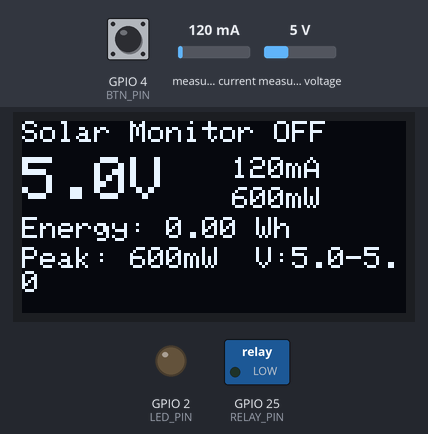
This sketch was run on a simulated ESP32. Shown: 128×64 one-colour display, switched loads named in the sketch (green lamp = pin HIGH), output pins drawn as LEDs (lit = HIGH). Inputs (shaded band) come from the test bench; at power-on: measured voltage 5 V, GPIO 4 (BTN_PIN) HIGH, measured current 120 mA. WiFi joins after 1.5 s; servers stay silent unless stated; storage starts empty; what the sketch prints to the serial monitor is not drawn.

Above: at 2.7 s.
2.8 s: measured voltage set to 11.2 V
At 4.1 s:
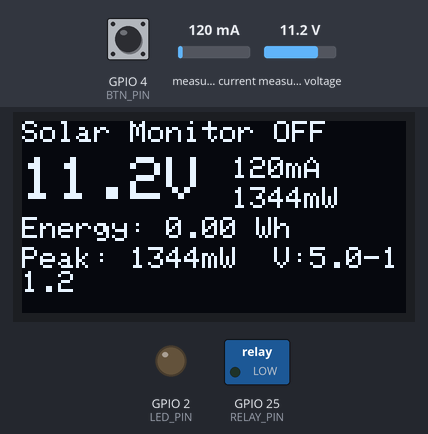
5.1 s: measured voltage set to 11.7 V
At 6.7 s:
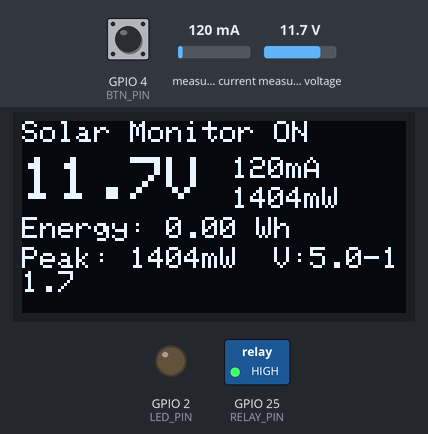
8.1 s: GPIO 4 (BTN_PIN) pulled LOW for 1 s
At 9.5 s:
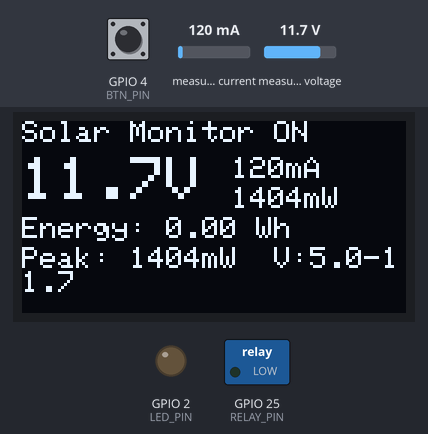
9.7 s: measured current set to 40 mA
At 11.3 s:
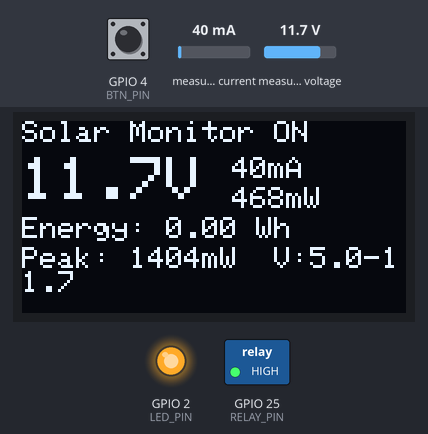
11.4 s: measured voltage set to 10.6 V
At 13.4 s:
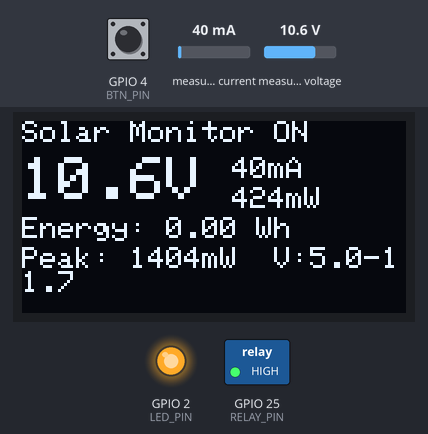
13.5 s: measured voltage set to 10.3 V
At 14.7 s:
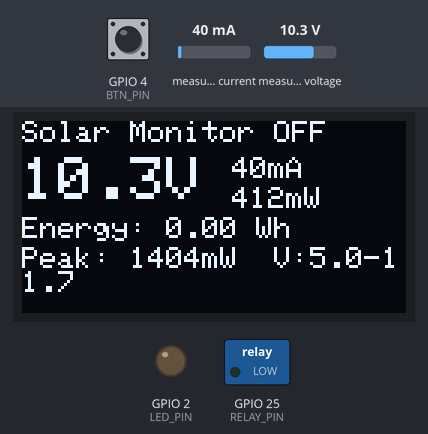
Timing chart, 0 to 16.5 s (numbered marks = the images above; inputs shaded):
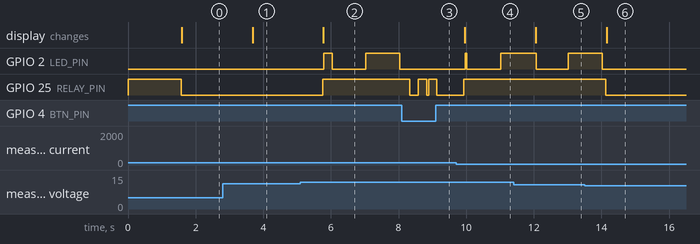

Measured:
- the behaviour switches between 11.5 and 11.6 V on measured voltage (found by bisection; images 1 and 2)
- the behaviour switches between 10.5 and 10.4 V on measured voltage (found by bisection; images 5 and 6)
- after the input at 2.8 s, the display: changes after 0.89 s (image 1)
- after the input at 5.1 s, GPIO 2 (LED_PIN): LOW → HIGH after 0.69 s, → LOW 0.25 s later, → HIGH 1.0 s later, → LOW 1.0 s later; GPIO 25 (RELAY_PIN): LOW → HIGH after 0.65 s; the display: changes after 0.68 s (image 2)
- after the input at 8.1 s, GPIO 2 (LED_PIN): stays LOW (without the input it goes to HIGH after 0.93 s); GPIO 25 (RELAY_PIN): goes LOW 0.25 s, HIGH 0.25 s, LOW 0.06 s, HIGH 0.24 s, then LOW, starting after 0.23 s
- after the input at 9.7 s, the display: changes after 0.26 s (image 4)
- after the input at 11.4 s, the display: changes after 0.65 s (image 5)
- after the input at 13.5 s, GPIO 2 (LED_PIN): goes on until 14.0 s, then stays LOW; GPIO 25 (RELAY_PIN): HIGH → LOW after 0.62 s; the display: changes after 0.66 s (image 6)

The sketch:

firmware.ino
```cpp
/*
 * ESP Solar Monitor - firmware.ino
 * Monitors solar panel output for ham radio field operations.
 * Reads voltage, current, and power via INA219 sensor.
 * Displays real-time data and logs to SD card.
 *
 * Hardware: ESP32 DevKit + INA219 + SSD1306 OLED + SD card
 * Wiring:  INA219/OLED SDA->GPIO21 SCL->GPIO22, SD CS->GPIO5
 */

#include <WiFi.h>
#include <WebServer.h>
#include <Wire.h>
#include <Adafruit_INA219.h>
#include <Adafruit_SSD1306.h>
#include <SD.h>
#include <SPI.h>

#define SCREEN_W 128
#define SCREEN_H  64
Adafruit_SSD1306 oled(SCREEN_W, SCREEN_H, &Wire, -1);
Adafruit_INA219 ina219;

static const char *WIFI_SSID = "YourNetwork";
static const char *WIFI_PASS = "YourPassword";

#define SD_CS      5
#define LED_PIN    2
#define RELAY_PIN 25   // Load disconnect relay
#define BTN_PIN    4

WebServer webServer(80);

// ---------- Data ----------
static float voltage = 0;
static float current_mA = 0;
static float power_mW = 0;
static float energyWh = 0;       // Accumulated energy
static float peakPower = 0;
static float minVoltage = 99;
static float maxVoltage = 0;
static bool loadEnabled = true;
static bool sdReady = false;

// History for graphing (1-minute averages, 1 hour)
#define HISTORY_SIZE 60
static float voltHistory[HISTORY_SIZE];
static float powerHistory[HISTORY_SIZE];
static int histIdx = 0;
static unsigned long lastHistSave = 0;

// ---------- Low voltage protection ----------
#define LOW_VOLTAGE_CUTOFF  10.5  // 12V battery low
#define VOLTAGE_RECOVER     11.5

// ---------- Read sensors ----------
void readSensors() {
  voltage = ina219.getBusVoltage_V();
  current_mA = ina219.getCurrent_mA();
  power_mW = ina219.getPower_mW();

  if (voltage > maxVoltage) maxVoltage = voltage;
  if (voltage < minVoltage && voltage > 0.1) minVoltage = voltage;
  if (power_mW > peakPower) peakPower = power_mW;

  // Accumulate energy (Wh)
  static unsigned long lastEnergy = 0;
  if (lastEnergy > 0) {
    float hours = (millis() - lastEnergy) / 3600000.0;
    energyWh += (power_mW / 1000.0) * hours;
  }
  lastEnergy = millis();

  // Low voltage protection
  if (voltage < LOW_VOLTAGE_CUTOFF && loadEnabled) {
    loadEnabled = false;
    digitalWrite(RELAY_PIN, LOW);
    Serial.println("[SOLAR] Low voltage! Load disconnected.");
  } else if (voltage > VOLTAGE_RECOVER && !loadEnabled) {
    loadEnabled = true;
    digitalWrite(RELAY_PIN, HIGH);
    Serial.println("[SOLAR] Voltage recovered. Load connected.");
  }
}

// ---------- Log to SD ----------
void logToSD() {
  if (!sdReady) return;
  File f = SD.open("/solar.csv", FILE_APPEND);
  if (f) {
    f.printf("%lu,%.2f,%.1f,%.1f,%.3f\n",
             millis(), voltage, current_mA, power_mW, energyWh);
    f.close();
  }
}

// ---------- Display ----------
void updateDisplay() {
  oled.clearDisplay();
  oled.setTextSize(1);
  oled.setTextColor(SSD1306_WHITE);

  oled.setCursor(0, 0);
  oled.printf("Solar Monitor %s", loadEnabled ? "ON" : "OFF");

  oled.setTextSize(2);
  oled.setCursor(0, 12);
  oled.printf("%.1fV", voltage);

  oled.setTextSize(1);
  oled.setCursor(70, 12);
  oled.printf("%.0fmA", current_mA);
  oled.setCursor(70, 22);
  oled.printf("%.0fmW", power_mW);

  oled.setCursor(0, 32);
  oled.printf("Energy: %.2f Wh", energyWh);
  oled.setCursor(0, 42);
  oled.printf("Peak: %.0fmW  V:%.1f-%.1f",
              peakPower, minVoltage, maxVoltage);

  // Mini voltage graph
  int graphY = 52;
  int graphH = 12;
  int points = min(histIdx, HISTORY_SIZE);
  if (points > 1) {
    for (int i = 1; i < points; i++) {
      int x0 = (i - 1) * SCREEN_W / HISTORY_SIZE;
      int x1 = i * SCREEN_W / HISTORY_SIZE;
      int y0 = graphY + graphH - (int)(voltHistory[(histIdx - points + i - 1) % HISTORY_SIZE] / 15.0 * graphH);
      int y1 = graphY + graphH - (int)(voltHistory[(histIdx - points + i) % HISTORY_SIZE] / 15.0 * graphH);
      oled.drawLine(x0, y0, x1, y1, SSD1306_WHITE);
    }
  }

  oled.display();
}

// ---------- Web dashboard ----------
void handleRoot() {
  String html = "<html><head><title>Solar Monitor</title>";
  html += "<meta http-equiv='refresh' content='5'></head><body>";
  html += "<h1>Solar Panel Monitor</h1>";
  html += "<p>Voltage: " + String(voltage, 2) + " V</p>";
  html += "<p>Current: " + String(current_mA, 1) + " mA</p>";
  html += "<p>Power: " + String(power_mW, 1) + " mW</p>";
  html += "<p>Energy: " + String(energyWh, 3) + " Wh</p>";
  html += "<p>Peak Power: " + String(peakPower, 1) + " mW</p>";
  html += "<p>Voltage Range: " + String(minVoltage, 2) + " - " + String(maxVoltage, 2) + " V</p>";
  html += "<p>Load: " + String(loadEnabled ? "CONNECTED" : "DISCONNECTED") + "</p>";
  html += "<p><a href='/toggle'>Toggle Load</a></p>";
  html += "</body></html>";
  webServer.send(200, "text/html", html);
}

void handleToggle() {
  loadEnabled = !loadEnabled;
  digitalWrite(RELAY_PIN, loadEnabled ? HIGH : LOW);
  webServer.sendHeader("Location", "/");
  webServer.send(302);
}

void handleAPI() {
  String json = "{\"voltage\":" + String(voltage, 2);
  json += ",\"current_mA\":" + String(current_mA, 1);
  json += ",\"power_mW\":" + String(power_mW, 1);
  json += ",\"energy_Wh\":" + String(energyWh, 3);
  json += ",\"load\":" + String(loadEnabled ? "true" : "false") + "}";
  webServer.send(200, "application/json", json);
}

// ---------- Setup ----------
void setup() {
  Serial.begin(115200);
  Serial.println("[SolarMon] Starting...");

  pinMode(LED_PIN, OUTPUT);
  pinMode(RELAY_PIN, OUTPUT);
  pinMode(BTN_PIN, INPUT_PULLUP);
  digitalWrite(RELAY_PIN, HIGH);

  Wire.begin(21, 22);
  oled.begin(SSD1306_SWITCHCAPVCC, 0x3C);

  if (!ina219.begin()) {
    Serial.println("[INA219] Init failed!");
  }

  if (SD.begin(SD_CS)) {
    sdReady = true;
    File f = SD.open("/solar.csv", FILE_APPEND);
    if (f) { f.println("time_ms,voltage,current_mA,power_mW,energy_Wh"); f.close(); }
  }

  WiFi.mode(WIFI_STA);
  WiFi.begin(WIFI_SSID, WIFI_PASS);
  while (WiFi.status() != WL_CONNECTED) { delay(500); }
  Serial.printf("[WiFi] IP: %s\n", WiFi.localIP().toString().c_str());

  webServer.on("/", handleRoot);
  webServer.on("/toggle", handleToggle);
  webServer.on("/api", handleAPI);
  webServer.begin();

  Serial.println("[SolarMon] Ready.");
}

// ---------- Main loop ----------
void loop() {
  webServer.handleClient();

  static unsigned long lastRead = 0;
  if (millis() - lastRead > 1000) {
    lastRead = millis();
    readSensors();
    updateDisplay();
    logToSD();

    Serial.printf("[SOLAR] V=%.2f I=%.1fmA P=%.1fmW E=%.3fWh\n",
                  voltage, current_mA, power_mW, energyWh);
  }

  // Store history every minute
  if (millis() - lastHistSave > 60000) {
    lastHistSave = millis();
    voltHistory[histIdx % HISTORY_SIZE] = voltage;
    powerHistory[histIdx % HISTORY_SIZE] = power_mW;
    histIdx++;
  }

  // Toggle button
  if (digitalRead(BTN_PIN) == LOW) {
    delay(200);
    loadEnabled = !loadEnabled;
    digitalWrite(RELAY_PIN, loadEnabled ? HIGH : LOW);
  }

  digitalWrite(LED_PIN, loadEnabled && (millis() / 1000) % 2);
  delay(50);
}
```
